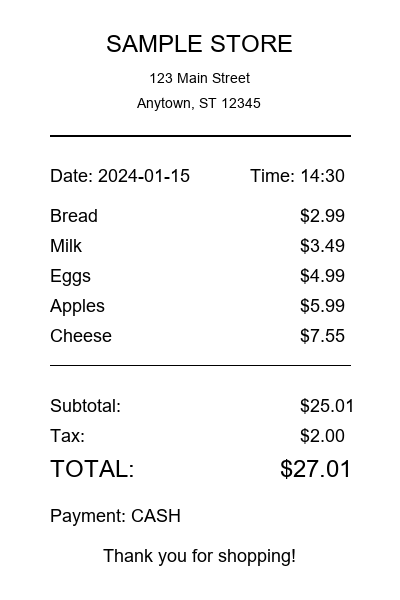
#> input picture sample_receipts/sample_receipt.png, 400 x 600 px
$ python -i receipt_processor.py   (imports and definitions only)
#> lines starting #> are read from the running program, lines starting #| are printed output that depends on the picture; after the words box and inside, x2 and y2 are one past the last pixel; in counts of white or black regions, pixels touching at a corner belong together
import re
import os
import cv2
import time
import logging
from datetime import datetime, date
from typing import Optional, List, Tuple, Dict, Any
from pathlib import Path
import pytesseract
from PIL import Image, ImageEnhance, ImageFilter
import numpy as np

# Configure logging
# [1 line not run here, left out]
logger = logging.getLogger(__name__)


class ReceiptProcessor:
    """Service for processing receipt images and extracting expense data."""

    # Common vendor patterns (case-insensitive)
    VENDOR_PATTERNS = [
        r'(?:store|shop|market|restaurant|cafe|coffee|pizza|burger|gas|fuel|pharmacy|hotel)',
        r'(?:walmart|target|amazon|starbucks|mcdonalds|subway|shell|exxon|cvs|walgreens)',
        r'(?:grocery|food|dining|retail|service)',
    ]

    # Amount patterns
    AMOUNT_PATTERNS = [
        r'(?:total|amount|due|pay|charge)[:\s]*\$?(\d+\.?\d{0,2})',
        r'\$(\d+\.\d{2})',
        r'(\d+\.\d{2})\s*(?:usd|dollars?)',
        r'(?:^|\s)(\d{1,4}\.\d{2})(?:\s|$)',
    ]

    # Date patterns
    DATE_PATTERNS = [
        r'(\d{1,2}[-/]\d{1,2}[-/]\d{2,4})',
        r'(\d{2,4}[-/]\d{1,2}[-/]\d{1,2})',
        r'(?:jan|feb|mar|apr|may|jun|jul|aug|sep|oct|nov|dec)[a-z]*\s+(\d{1,2}),?\s+(\d{2,4})',
        r'(\d{1,2})\s+(?:jan|feb|mar|apr|may|jun|jul|aug|sep|oct|nov|dec)[a-z]*\s+(\d{2,4})',
    ]

    # Category keywords mapping
    CATEGORY_KEYWORDS = {
        'Food': ['restaurant', 'cafe', 'coffee', 'pizza', 'burger', 'food', 'dining', 'lunch', 'dinner', 'breakfast'],
        'Transport': ['gas', 'fuel', 'uber', 'lyft', 'taxi', 'parking', 'metro', 'bus', 'train'],
        'Shopping': ['walmart', 'target', 'amazon', 'store', 'shop', 'retail', 'clothing', 'electronics'],
        'Healthcare': ['pharmacy', 'cvs', 'walgreens', 'hospital', 'clinic', 'medical', 'health'],
        'Entertainment': ['movie', 'cinema', 'theater', 'game', 'entertainment', 'ticket'],
        'Bills': ['utility', 'electric', 'water', 'phone', 'internet', 'insurance'],
        'Other': []
    }

    @staticmethod
    def preprocess_image(image_path: str) -> np.ndarray:
        """Preprocess image for better OCR results."""
#> called with image_path = '../../sample_receipts/sample_receipt.png'
        try:
            # Read image
            img = cv2.imread(image_path)
#> img is the input picture: shape (600, 400, 3); min 0, max 255, mean 246.3
            if img is None:
                # Try with PIL if OpenCV fails
                pil_img = Image.open(image_path)
                img = cv2.cvtColor(np.array(pil_img), cv2.COLOR_RGB2BGR)

            # Convert to grayscale
            gray = cv2.cvtColor(img, cv2.COLOR_BGR2GRAY)

            # Apply noise reduction
            denoised = cv2.medianBlur(gray, 3)
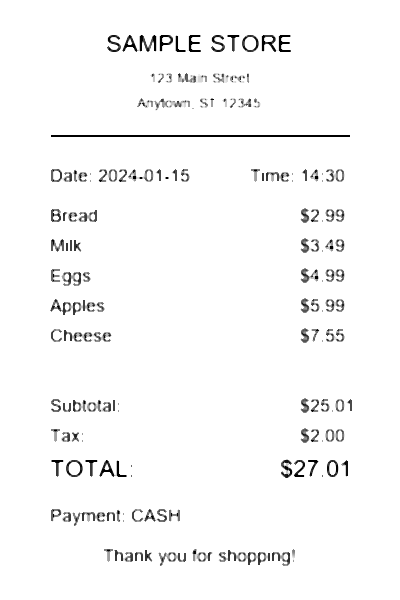
#> denoised: shape (600, 400); min 0, max 255, mean 248.2

            # Enhance contrast
            clahe = cv2.createCLAHE(clipLimit=2.0, tileGridSize=(8,8))
            enhanced = clahe.apply(denoised)

            # Apply threshold for better text detection
            _, thresh = cv2.threshold(enhanced, 0, 255, cv2.THRESH_BINARY + cv2.THRESH_OTSU)
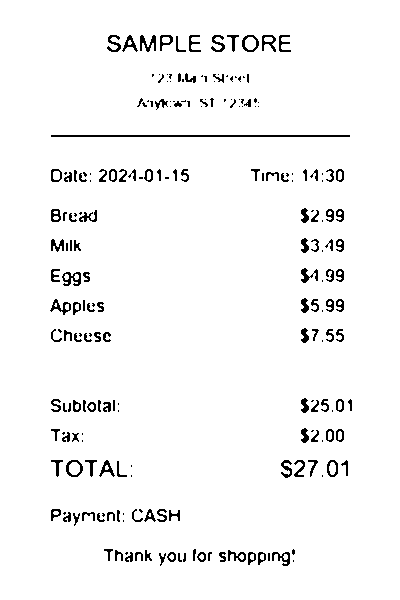
#> thresh: shape (600, 400); 96.4% white; black in thin lines or dots, all inside (x1, y1, x2, y2) = (50, 35, 352, 566)

            return thresh

        except Exception as e:
            logger.error(f"Image preprocessing failed: {e}")
            # Fallback: return original image
            return cv2.imread(image_path, cv2.IMREAD_GRAYSCALE)

    @staticmethod
    def extract_text_from_image(image_path: str) -> Tuple[str, float]:
        """Extract text from image using OCR."""
        try:
            start_time = time.time()

            # Preprocess image
            processed_img = ReceiptProcessor.preprocess_image(image_path)

            # Configure Tesseract
            custom_config = r'--oem 3 --psm 6 -c tessedit_char_whitelist=0123456789ABCDEFGHIJKLMNOPQRSTUVWXYZabcdefghijklmnopqrstuvwxyz.,/$:-/\n '

            # Extract text
#> (the run stopped early here; a loop or call above may not have finished)
